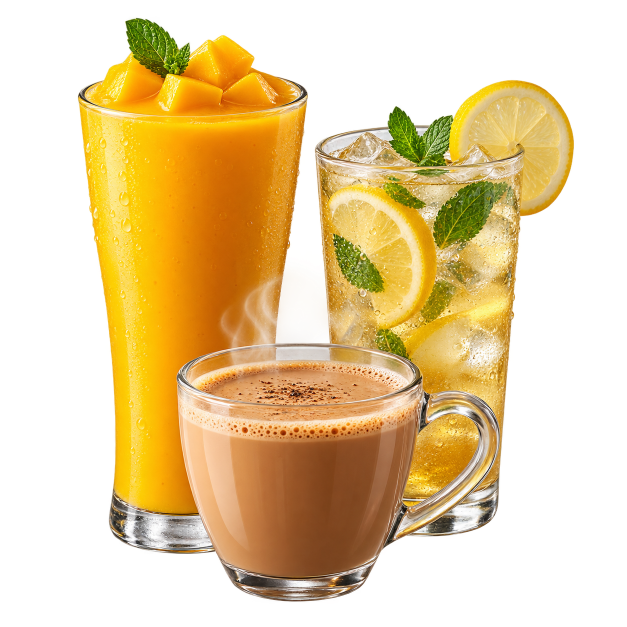
#> input picture multivendor_backend/uploads/public_app/categories/cat-beverages.png, 1254 x 1254 px (shown at 1/2 size); its folder holds 3 pictures in this run
$ python optimize-local-images.py
#> lines starting #> are read from the running program, lines starting #| are printed output that depends on the picture
from pathlib import Path
from PIL import Image
import os

root = Path(__file__).resolve().parents[2] / 'uploads' / 'public_app'
folders = ('categories', 'products', 'restaurants')
max_edge = 512
total_before = 0
total_after = 0
optimized = 0

for folder in folders:
    pattern = '*.png' if folder == 'categories' else 'cat-*.png'
    for path in (root / folder).glob(pattern):
        before = path.stat().st_size
        with Image.open(path) as image:
#> image is the input picture: PIL image 1254x1254 RGBA; mean R, G, B, A 107.7, 82.9, 34.7, 125.1
            image.thumbnail((max_edge, max_edge), Image.Resampling.LANCZOS)
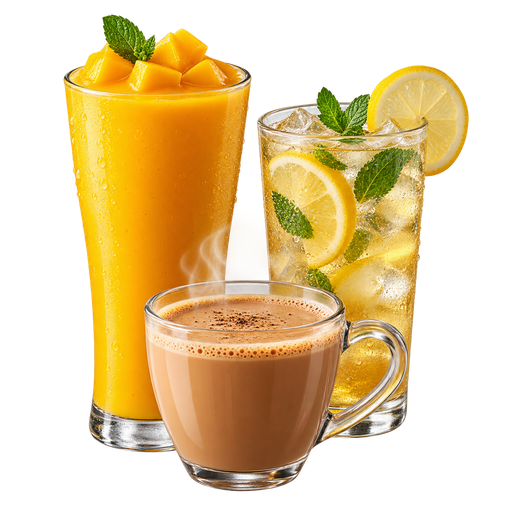
#> image: PIL image 512x512 RGBA; mean R, G, B, A 107.5, 82.7, 34.8, 125.2; transparent parts drawn white
            temp_path = path.with_name(path.stem + '.optimized.png')
            image.save(temp_path, format='PNG', optimize=True)
        os.replace(temp_path, path)
        total_before += before
        total_after += path.stat().st_size
        optimized += 1

print(f'Optimized {optimized} local images: {total_before // 1024} KB -> {total_after // 1024} KB')
